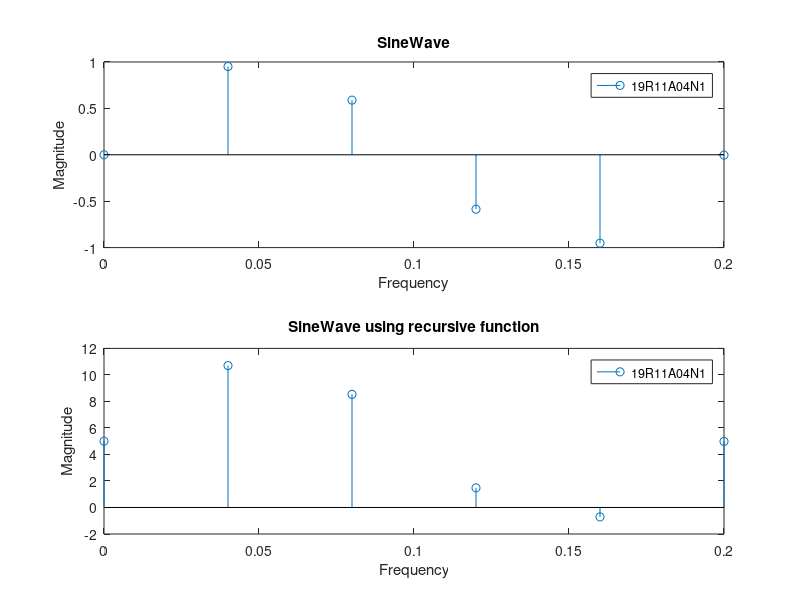

The MATLAB source for this figure:
% SineWave using recursive function

% SineWave using recursive function

clc;
clear all;
close all;
I=input('Enter a prev value');
f=input('Enter frequency');
T=1/f;
n=0:T/f:T;
x=sin(2*3.14*f*n);
for i=1: length(n)
    y=x+I;
    I=y;
end
subplot(2,1,1);
stem(n,x);
xlabel('Frequency')
ylabel('Magnitude')
legend('19R11A04N1')
title('SineWave')

subplot(2,1,2);
stem(n,y);
xlabel('Frequency')
ylabel('Magnitude')
legend('19R11A04N1')
title('SineWave using recursive function')
